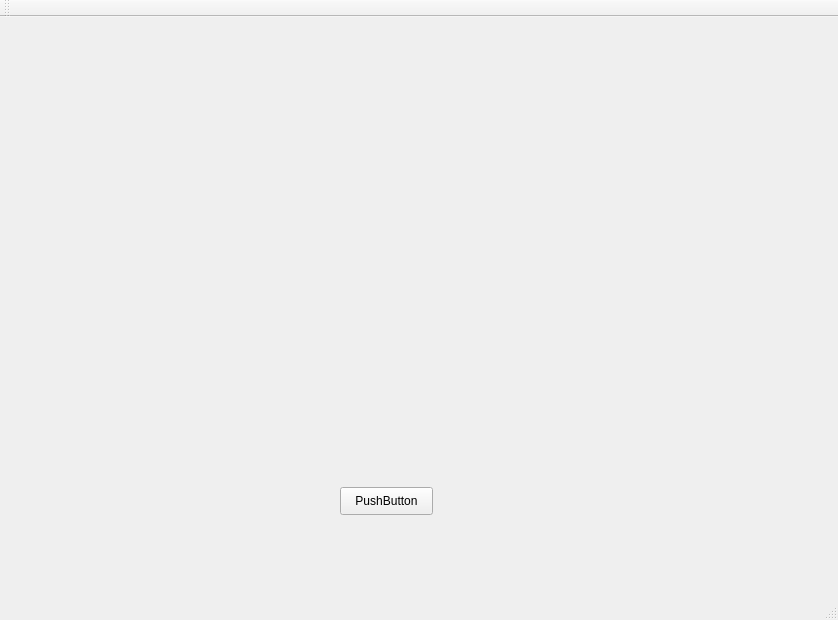
<?xml version="1.0" encoding="UTF-8"?>
<ui version="4.0">
 <class>MainWindow</class>
 <widget class="QMainWindow" name="MainWindow">
  <property name="geometry">
   <rect>
    <x>0</x>
    <y>0</y>
    <width>838</width>
    <height>620</height>
   </rect>
  </property>
  <property name="windowTitle">
   <string>MainWindow</string>
  </property>
  <widget class="QWidget" name="centralWidget">
   <widget class="MyLabel" name="label">
    <property name="geometry">
     <rect>
      <x>280</x>
      <y>210</y>
      <width>210</width>
      <height>210</height>
     </rect>
    </property>
    <property name="text">
     <string/>
    </property>
   </widget>
   <widget class="QPushButton" name="pushButton">
    <property name="geometry">
     <rect>
      <x>340</x>
      <y>470</y>
      <width>93</width>
      <height>28</height>
     </rect>
    </property>
    <property name="text">
     <string>PushButton</string>
    </property>
    <property name="checkable">
     <bool>true</bool>
    </property>
   </widget>
  </widget>
  <widget class="QMenuBar" name="menuBar">
   <property name="geometry">
    <rect>
     <x>0</x>
     <y>0</y>
     <width>838</width>
     <height>26</height>
    </rect>
   </property>
  </widget>
  <widget class="QToolBar" name="mainToolBar">
   <attribute name="toolBarArea">
    <enum>TopToolBarArea</enum>
   </attribute>
   <attribute name="toolBarBreak">
    <bool>false</bool>
   </attribute>
  </widget>
  <widget class="QStatusBar" name="statusBar"/>
 </widget>
 <layoutdefault spacing="6" margin="11"/>
 <customwidgets>
  <customwidget>
   <class>MyLabel</class>
   <extends>QLabel</extends>
   <header>mylabel.h</header>
  </customwidget>
 </customwidgets>
 <resources/>
 <connections/>
</ui>
